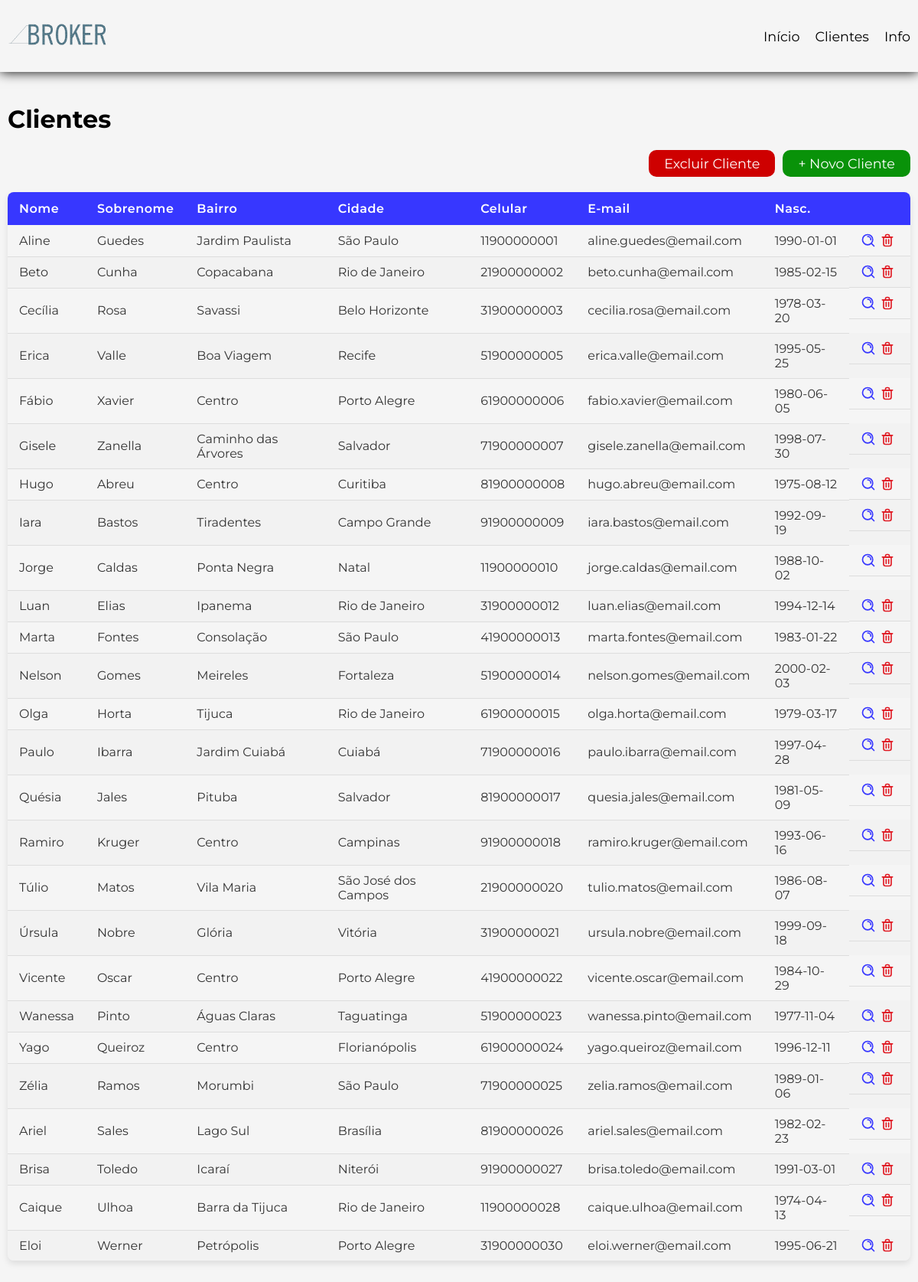
Screenshot of /clientes with the database file from the repository.
### tables this page shows
CREATE TABLE IF NOT EXISTS addresses (
    id INT AUTO_INCREMENT NOT NULL,
    id_customer INT NOT NULL,
    street VARCHAR(100) NOT NULL,
    number INT NOT NULL,
    complement VARCHAR(10),
    neighborhood VARCHAR(100) NOT NULL,
    city VARCHAR(100) NOT NULL,
    state CHAR(2) NOT NULL,
    cep VARCHAR(8) NOT NULL,
    active BOOLEAN NOT NULL DEFAULT TRUE,
    created_at TIMESTAMP NOT NULL,
    modified_at TIMESTAMP NULL,
    deleted_at TIMESTAMP NULL,
    PRIMARY KEY(id),
    
    FOREIGN KEY(id_customer) 
    REFERENCES customers(id)
    ON DELETE CASCADE
);

CREATE TABLE IF NOT EXISTS customers (
    id INT AUTO_INCREMENT NOT NULL,
    first_name VARCHAR(40) NOT NULL,
    last_name VARCHAR(40) NOT NULL,
    cpf VARCHAR(11) UNIQUE,
    birth_date DATE,
    cellphone VARCHAR(15),
    email varchar(254),
    active BOOLEAN NOT NULL DEFAULT TRUE,
    created_at TIMESTAMP NOT NULL,
    modified_at TIMESTAMP NULL,
    deleted_at TIMESTAMP NULL,
    PRIMARY KEY(id)
);

### App/Controller/CustomerController.php (called while the page is built, shortened)
<?php
final class CustomerController {
    private readonly CustomerUsecase $usecase;
    public function __construct(CustomerUsecase $usecase) {
        $this->usecase = $usecase;
    }
    final public function index(): void {
        $customers = $this->usecase->index();
        require_once VIEW . 'pages/main.php';
    }
}

### App/Usecase/CustomerUsecase.php (called while the page is built, shortened)
<?php
final class CustomerUsecase {
    private readonly CustomerRepository $customerRepo;
    public function __construct(CustomerRepository $customerRepo, AddressRepository $addressRepo) {
        $this->customerRepo = $customerRepo;
    }
    public function index():?array {
        $result = $this->customerRepo->fetchAll();
        if (!empty($result)) {
            return $result;
        }
        return null;
    }
}

### App/Repository/CustomerRepository.php (called while the page is built, shortened)
<?php
class CustomerRepository {
    private readonly mysqli $db;
    public function __construct(mysqli $db) {
        $this->db = $db;
    }
    public function fetchAll():?array {
        $query = "SELECT c.id, c.first_name, c.last_name, c.cpf, c.birth_date, c.cellphone, c.email, a.neighborhood, a.city
                FROM customers c
                LEFT JOIN addresses a ON c.id = a.id_customer
                WHERE c.active = true;";
        $result = $this->db->query($query)->fetch_all(MYSQLI_ASSOC);
        if (!empty($result)) {
            $customers = [];
            foreach ($result as $row) {
                $address = new AddressDtoResponse(null, null,null,null,$row['neighborhood'],$row['city']);
                $customer = new CustomerDtoResponse($row['id'], $row['first_name'], $row['last_name'], $row['cpf'], $row['birth_date'],
                        $row['email'], $row['cellphone'], $address);
                $customers[] = $customer;
            }
            return $customers;
        }
        return null;
    }
}

### App/Dto/Response/CustomerDtoResponse.php (called while the page is built, shortened)
<?php
    final class CustomerDtoResponse {
        private ?int $id;
        private ?string $firstName;
        private ?string $lastName;
        private ?string $birthDate;
        private ?string $email;
        private ?string $cellphone;
        private ?AddressDtoResponse $address;
        public function getId(): ?int {
            return $this->id;
        }
        public function getFirstName(): ?string {
            return $this->firstName;
        }
        public function getLastName(): ?string {
            return $this->lastName;
        }
        public function getBirthDate(): ?string {
            return $this->birthDate;
        }
        public function getEmail(): ?string {
            return $this->email;
        }
        public function getCellphone(): ?string {
            return $this->cellphone;
        }
        public function getAddress(): ?AddressDtoResponse {
            return $this->address;
        }
        private function setId(?int $id): void {
            $this->id = $id;
        }
        public function setFirstName(?string $firstName): void {
            $this->firstName = $firstName;
        }
        public function setLastName(?string $lastName): void {
            $this->lastName = $lastName;
        }
        public function setBirthDate(?string $birthDate): void {
            $this->birthDate = $birthDate;
        }
        public function setEmail(?string $email): void {
            if (!empty($email)) {
                if (filter_var($email, FILTER_VALIDATE_EMAIL)) {
                    $this->email = $email;
                    return;
                }
                throw new Exception("Email is not valid", 400);
            } else {
                $this->email = $email;
            }
        }
        public function setCellphone(?string $cellphone): void {
            $this->cellphone = $cellphone;
        }
        public function setAddress(?AddressDtoResponse $address): void {
            $this->address = $address;
        }
    }

### App/Dto/Response/AddressDtoResponse.php (called while the page is built, shortened)
<?php
final class AddressDtoResponse {
    private ?string $neighborhood;
    private ?string $city;
    public function getNeighborhood(): ?string {
        return $this->neighborhood;
    }
    public function getCity(): ?string {
        return $this->city;
    }
    public function setNeighborhood(?string $neighborhood): void {
        $this->neighborhood = $neighborhood;
    }
    public function setCity(?string $city): void {
        $this->city = $city;
    }
}

### App/view/components/table.php (the view, shortened to what this page needs)
<div class="container">
    <h1>Clientes</h1>
    <div class="actions">
        <a href="./clientes/cadastrar" class="btn-actions new">+ Novo Cliente</a>
        <a href="./clientes" class="btn-actions delete">Excluir Cliente</a>
    </div>
    <table>
        <thead>
            <tr>
                <th>Nome</th>
                <th>Sobrenome</th>
                <th>Bairro</th>
                <th>Cidade</th>
                <th>Celular</th>
                <th>E-mail</th>
                <th>Nasc.</th>
                <th></th>
            </tr>
        </thead>
        <tbody>
            <?php if (empty($customers)): ?>
                <tr>
                    <td colspan="8">Ainda não há clientes cadastrados</td>
                </tr>
            <?php else: ?>
                <?php foreach ($customers as $customer): ?>
                    <tr>
                        <td><?= $customer->getFirstName() ?></td>
                        <td><?= $customer->getLastName() ?></td>
                        <td><?= $customer->getAddress()->getNeighborhood() ?></td>
                        <td><?= $customer->getAddress()->getCity() ?></td>
                        <td><?= $customer->getCellphone() ?></td>
                        <td><?= $customer->getEmail() ?></td>
                        <td><?= $customer->getBirthDate() ?></td>
                        <td  class="table-actions" colspan="2">
                            <a class="action-icon" href="<?= 'clientes/cadastrar?id=' . $customer->getId() ?>">
                            </a>
                            <a class="action-icon" href="<?= 'clientes/excluir?id=' . $customer->getId() ?>">
                            </a>
                        </td>
                    </tr>
                <?php endforeach; ?>
            <?php endif ?>
        </tbody>
    </table>
</div>

### public/index.php (shortened to what this page needs)
<?php
    $requestUri = parse_url($_SERVER['REQUEST_URI'], PHP_URL_PATH);
    switch ($requestUri) {
        case '/clientes':
            Controller::initCustomer()->index();
            break;
    }

### App/view/pages/main.php (shortened to what this page needs)
<!DOCTYPE html>
<html lang="pt-BR">
<head>
    <link rel="stylesheet" href="./styles/main.css">
    <link rel="stylesheet" href="./styles/variables.css">
    <link rel="stylesheet" href="./styles/table.css">
</head>
<body>
    <?php include VIEW . "components/header.php"; ?>
    <main class="fade-in-animation" id="main">
        <div class="container-fluid">
            <?php include VIEW . "components/table.php"; ?>
        </div>
    </main>
</body>
</html>

### App/view/components/header.php
<header>
    <div class="container-header">
        <div class="left">
            <a href="../">
                <img src="../assets/broker-logo.png" alt="logo" width="130px">
            </a>
        </div>
        <div class="right">
            <nav>
                <ul class="menu">
                    <li><a>Início</a></li>
                    <li><a>Clientes</a></li>
                    <li><a>Info</a></li>
                </ul>
            </nav>
        </div>
    </div>
</header>

### public/styles/main.css (style rules this page uses)
main.fade-in-animation { opacity: 0 !important;; transition: opacity 0.5s ease-in-out; }
main.fade-in-animation.loaded { opacity: 1 !important;; }
* { font-family: "Montserrat", sans-serif; }
a { text-decoration: none; font-size: 1.1rem; cursor: pointer; margin: 0; }
body { margin: 0; padding: 0; background-color: var(--white-background); }
header { display: flex; justify-content: center; box-shadow: 0px 0px 15px black; }
.container-fluid { display: flex; justify-content: center; width: 100%; }
.container-header { display: flex; width: var(--default-width-screen); align-items: center; justify-content: space-between; padding: 20px 10px; }
.container { display: flex; flex-direction: column; width: var(--default-width-screen); padding: 20px 10px; }
.actions { display: flex; flex-direction: row-reverse; gap: 10px; }
.menu { display: flex; list-style-type: none; gap: 20px; }
.btn-actions { padding: 7px 20px 7px 20px; border-radius: 10px; }
.new { background-color: var(--success); color: var(--white); }
.delete { background-color: var(--error); color: var(--white); }

### public/styles/variables.css (style rules this page uses)
:root { --primary-color: rgb(55, 55, 255); --secundary-color: rgb(252, 252, 252); --terciary-color: rgb(219, 216, 0); --dark: rgb(15, 15, 15); --white-background: rgb(245, 245, 245); --default-width-screen: 1300px; --white: white; --success: rgb(9, 146, 9); --error: rgb(206, 0, 0); }

### public/styles/table.css (style rules this page uses)
table { width: 100%; margin: 20px auto; border-collapse: collapse; box-shadow: 0 4px 8px rgba(0, 0, 0, 0.1); border-radius: 8px; overflow: hidden; font-family: 'Segoe UI', Tahoma, Geneva, Verdana, sans-serif; }
thead { background-color: var(--primary-color); color: white; }
th { padding: 12px 15px; text-align: left; font-weight: 600; letter-spacing: 0.5px; }
td { padding: 10px 15px; border-bottom: 1px solid #ddd; color: #333; }
tbody tr:nth-child(even) { background-color: #f2f2f2; }
tbody tr:last-child td { border-bottom: none; }
.table-actions { display: flex; align-items: center; justify-content: space-around; }
.action-icon { width: 20px; height: 20px; display: block; margin-right: 5px; }
.action-icon svg { width: 100%; height: 100%; display: block; }

### rows the page displays
addresses: id_customer.first_name "Aline", id_customer.last_name "Guedes", neighborhood "Jardim Paulista", city "São Paulo", id_customer.cellphone "11900000001", id_customer.email "aline.guedes@email.com", id_customer.birth_date "1990-01-01"
addresses: id_customer.first_name "Beto", id_customer.last_name "Cunha", neighborhood "Copacabana", city "Rio de Janeiro", id_customer.cellphone "21900000002", id_customer.email "beto.cunha@email.com", id_customer.birth_date "1985-02-15"
addresses: id_customer.first_name "Cecília", id_customer.last_name "Rosa", neighborhood "Savassi", city "Belo Horizonte", id_customer.cellphone "31900000003", id_customer.email "cecilia.rosa@email.com", id_customer.birth_date "1978-03-20"
addresses: id_customer.first_name "Erica", id_customer.last_name "Valle", neighborhood "Boa Viagem", city "Recife", id_customer.cellphone "51900000005", id_customer.email "erica.valle@email.com", id_customer.birth_date "1995-05-25"
addresses: id_customer.first_name "Fábio", id_customer.last_name "Xavier", neighborhood "Centro", city "Porto Alegre", id_customer.cellphone "61900000006", id_customer.email "fabio.xavier@email.com", id_customer.birth_date "1980-06-05"
addresses: id_customer.first_name "Gisele", id_customer.last_name "Zanella", neighborhood "Caminho das Árvores", city "Salvador", id_customer.cellphone "71900000007", id_customer.email "gisele.zanella@email.com", id_customer.birth_date "1998-07-30"
addresses: id_customer.first_name "Hugo", id_customer.last_name "Abreu", neighborhood "Centro", city "Curitiba", id_customer.cellphone "81900000008", id_customer.email "hugo.abreu@email.com", id_customer.birth_date "1975-08-12"
addresses: id_customer.first_name "Iara", id_customer.last_name "Bastos", neighborhood "Tiradentes", city "Campo Grande", id_customer.cellphone "91900000009", id_customer.email "iara.bastos@email.com", id_customer.birth_date "1992-09-19"
addresses: id_customer.first_name "Jorge", id_customer.last_name "Caldas", neighborhood "Ponta Negra", city "Natal", id_customer.cellphone "11900000010", id_customer.email "jorge.caldas@email.com", id_customer.birth_date "1988-10-02"
addresses: id_customer.first_name "Luan", id_customer.last_name "Elias", neighborhood "Ipanema", city "Rio de Janeiro", id_customer.cellphone "31900000012", id_customer.email "luan.elias@email.com", id_customer.birth_date "1994-12-14"
addresses: id_customer.first_name "Marta", id_customer.last_name "Fontes", neighborhood "Consolação", city "São Paulo", id_customer.cellphone "41900000013", id_customer.email "marta.fontes@email.com", id_customer.birth_date "1983-01-22"
addresses: id_customer.first_name "Nelson", id_customer.last_name "Gomes", neighborhood "Meireles", city "Fortaleza", id_customer.cellphone "51900000014", id_customer.email "nelson.gomes@email.com", id_customer.birth_date "2000-02-03"
addresses: id_customer.first_name "Olga", id_customer.last_name "Horta", neighborhood "Tijuca", city "Rio de Janeiro", id_customer.cellphone "61900000015", id_customer.email "olga.horta@email.com", id_customer.birth_date "1979-03-17"
addresses: id_customer.first_name "Paulo", id_customer.last_name "Ibarra", neighborhood "Jardim Cuiabá", city "Cuiabá", id_customer.cellphone "71900000016", id_customer.email "paulo.ibarra@email.com", id_customer.birth_date "1997-04-28"
addresses: id_customer.first_name "Quésia", id_customer.last_name "Jales", neighborhood "Pituba", city "Salvador", id_customer.cellphone "81900000017", id_customer.email "quesia.jales@email.com", id_customer.birth_date "1981-05-09"
addresses: id_customer.first_name "Ramiro", id_customer.last_name "Kruger", neighborhood "Centro", city "Campinas", id_customer.cellphone "91900000018", id_customer.email "ramiro.kruger@email.com", id_customer.birth_date "1993-06-16"
addresses: id_customer.first_name "Túlio", id_customer.last_name "Matos", neighborhood "Vila Maria", city "São José dos Campos", id_customer.cellphone "21900000020", id_customer.email "tulio.matos@email.com", id_customer.birth_date "1986-08-07"
addresses: id_customer.first_name "Úrsula", id_customer.last_name "Nobre", neighborhood "Glória", city "Vitória", id_customer.cellphone "31900000021", id_customer.email "ursula.nobre@email.com", id_customer.birth_date "1999-09-18"
addresses: id_customer.first_name "Vicente", id_customer.last_name "Oscar", neighborhood "Centro", city "Porto Alegre", id_customer.cellphone "41900000022", id_customer.email "vicente.oscar@email.com", id_customer.birth_date "1984-10-29"
addresses: id_customer.first_name "Wanessa", id_customer.last_name "Pinto", neighborhood "Águas Claras", city "Taguatinga", id_customer.cellphone "51900000023", id_customer.email "wanessa.pinto@email.com", id_customer.birth_date "1977-11-04"
addresses: id_customer.first_name "Yago", id_customer.last_name "Queiroz", neighborhood "Centro", city "Florianópolis", id_customer.cellphone "61900000024", id_customer.email "yago.queiroz@email.com", id_customer.birth_date "1996-12-11"
addresses: id_customer.first_name "Zélia", id_customer.last_name "Ramos", neighborhood "Morumbi", city "São Paulo", id_customer.cellphone "71900000025", id_customer.email "zelia.ramos@email.com", id_customer.birth_date "1989-01-06"
addresses: id_customer.first_name "Ariel", id_customer.last_name "Sales", neighborhood "Lago Sul", city "Brasília", id_customer.cellphone "81900000026", id_customer.email "ariel.sales@email.com", id_customer.birth_date "1982-02-23"
addresses: id_customer.first_name "Brisa", id_customer.last_name "Toledo", neighborhood "Icaraí", city "Niterói", id_customer.cellphone "91900000027", id_customer.email "brisa.toledo@email.com", id_customer.birth_date "1991-03-01"
addresses: id_customer.first_name "Caique", id_customer.last_name "Ulhoa", neighborhood "Barra da Tijuca", city "Rio de Janeiro", id_customer.cellphone "11900000028", id_customer.email "caique.ulhoa@email.com", id_customer.birth_date "1974-04-13"
addresses: id_customer.first_name "Eloi", id_customer.last_name "Werner", neighborhood "Petrópolis", city "Porto Alegre", id_customer.cellphone "31900000030", id_customer.email "eloi.werner@email.com", id_customer.birth_date "1995-06-21"
